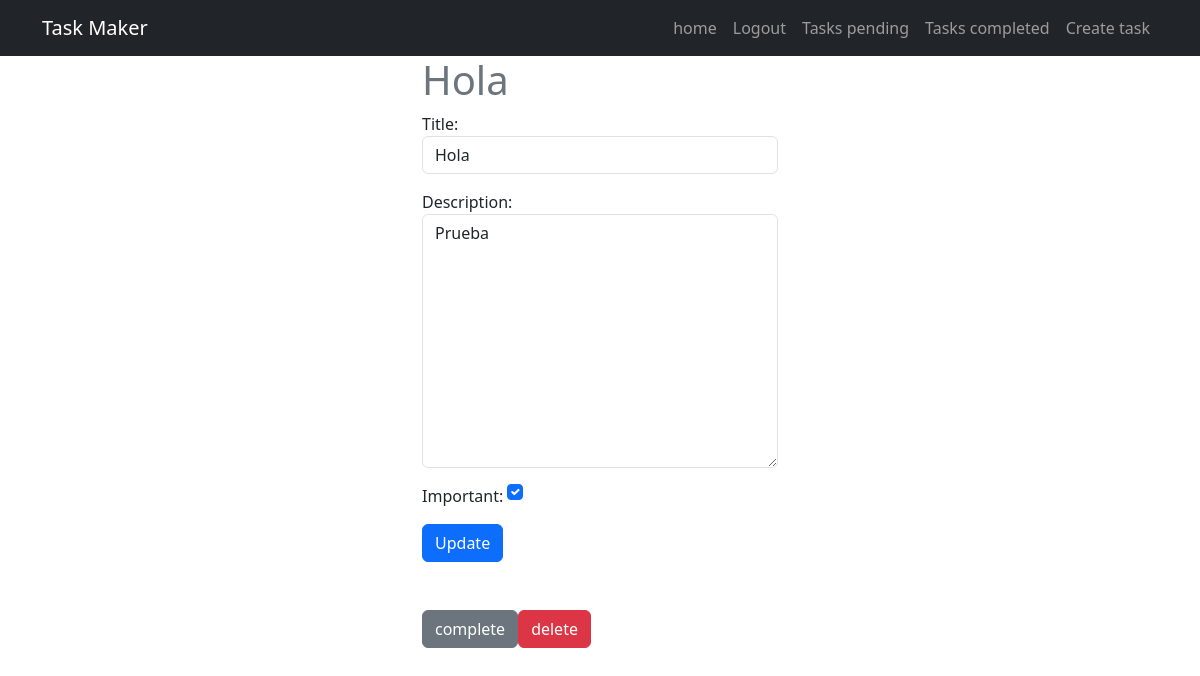
/tasks/13/ (signed in), run on the app's committed database.
### tasks/models.py (models this page shows, shortened)
class Task(models.Model):
    title = models.CharField(max_length=100)
    description = models.TextField(blank=True)
    created = models.DateTimeField(auto_now_add=True)
    date_completed = models.DateTimeField(null=True, blank=True)
    important = models.BooleanField(default=False)
    user = models.ForeignKey(User, on_delete=models.CASCADE)

### tasks/views.py (the view, shortened to what this page needs)
# urls.py: path('tasks/<int:task_id>/', views.task_detail, name="task_detail"),
@login_required
def task_detail(request, task_id):
    if request.method == "GET":
        task = get_object_or_404(Task, pk=task_id, user=request.user)
        form = TaskForm(instance=task)
        return render (request, 'task_detail.html',{'task':task,
    'form':form})

### tasks/forms.py
class TaskForm(forms.ModelForm):
    class Meta:
        model = Task
        fields = ['title', 'description', 'important']
        widgets={
            'title': forms.TextInput(attrs={'class': 'form-control', 'placeholder': 'Write a title'}),
            'description': forms.Textarea(attrs={'class': 'form-control', 'placeholder': 'write a description'}),
            'important': forms.CheckboxInput(attrs={'class': 'form-check-input m-auto'})
        }

### tasks/templates/task_detail.html (shortened to what this page needs)
{% extends "base.html" %}
{% block content %}
<main class='container'>
    <div class='row'>
        <div class='col-md-4 offset-md-4'>
            <h1 class='text-secondary'>{{task.title}}</h1>
<form method='POST'>
    {{form.as_p}}
    <button class='btn btn-primary'>
        Update
    </button>
</form>
<div class='mt-5 d-flex'>
    <form action='{% url 'complete_task' task.id %}' method='POST'>
        <button class='btn btn-secondary'> complete </button>
    </form>
    <form action='{% url 'delete_task' task.id %}' method='POST'>
        <button class='btn btn-danger'> delete </button>
    </form>
</div>
        </div>
    </div>
</main>
{% endblock %}

### data on the page
Task: title "Hola", description "Prueba", important "☑"
